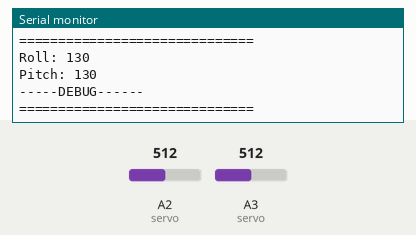
Simulated run of this sketch. Board: Arduino Uno, built with avr-gcc and run on an emulated ATmega328P. Shown: the last lines printed to the serial monitor. Inputs (shaded band) come from the test bench; at power-on: A2 (servo) = 512, A3 (servo) = 512. No radio packets arrive unless stated.

Above: at 1.2 s.
1.3 s: A2 (servo) set to 622
4.3 s: A2 (servo) set to 647
At 5.0 s:
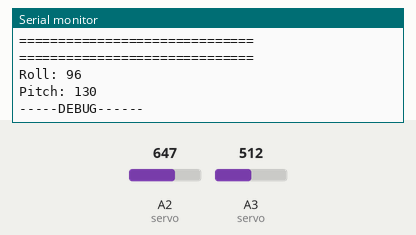
7.3 s: A3 (servo) set to 621
At 8.4 s:
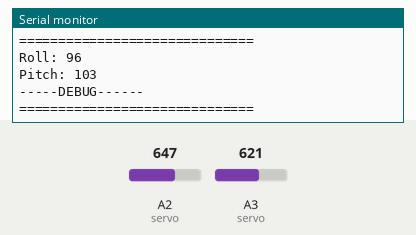
10.3 s: A3 (servo) set to 642
At 11.4 s:
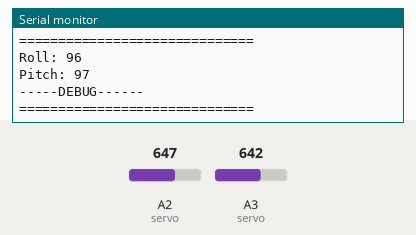
Timing chart, 0 to 12.8 s (numbered marks = the images above; inputs shaded):
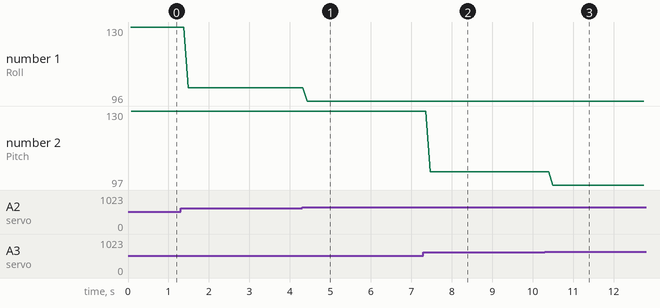

Measured:
- the behaviour switches between 633 and 634 on A2 (servo) (found by bisection; images 0 and 1)
- after the input at 4.3 s, the serial monitor: prints a new line after 0.13 s (image 1)
- after the input at 7.3 s, the serial monitor: prints a new line after 0.17 s (image 2)
- after the input at 10.3 s, the serial monitor: prints a new line after 0.20 s (image 3)
- plotted number 1: 130 → 102 after the input at 1.3 s, 102 → 96 after the input at 4.3 s
- plotted number 2: 130 → 103 after the input at 7.3 s, 103 → 97 after the input at 10.3 s

The sketch:

test_sender.ino
```cpp
// This is the sender code of the test to check remote servo control

#include <SPI.h>
#include <nRF24L01.h>
#include <RF24.h>
#include <printf.h>

const uint64_t pipeOut = 0xE9E8F0F0E1LL;   //IMPORTANT: The same as in the receiver 0xE9E8F0F0E1LL
RF24 radio(7, 8); // select CE,CSN pin

byte pitch;
byte roll;

struct Signal {
  byte pitch;
  byte roll;
} __attribute__((packed));

Signal data;

void ResetData()
{
  data.pitch = 127; // Center (Signal lost position)
  data.roll = 127; // Center (Signal lost position)
  }

void setup(){
  Serial.begin(9600);

  // Enable radio debug prints
  printf_begin();

  //Start everything up
  if(!radio.begin()) {
    Serial.println("Radio HW Not Working");
    while (1);
  }

  // Dump registers for debugging
  radio.printDetails();

  radio.openWritingPipe(pipeOut);
  radio.setPALevel(RF24_PA_LOW);
  radio.setDataRate(RF24_250KBPS);
  radio.setChannel(108);
  radio.setAutoAck(true);
  // Start the radio comunication for Transmitter
  radio.stopListening();

  // Debug arduino connection to radio chip
  Serial.print("Radio is connected? ");
  Serial.println(radio.isChipConnected() ? "Yes" : "No");


  ResetData();
}

// Joystick center and its borders
int mapJoystickValues(int val, int lower, int middle, int upper, bool reverse){
  val = constrain(val, lower, upper);

  if ( val < middle )
  val = map(val, lower, middle, 0, 128);

  else
  val = map(val, middle, upper, 128, 255);

  return ( reverse ? 255 - val : val );
}

void loop(){
  // Control Stick Calibration
  // Setting may be required for the correct values of the control levers.
  data.roll = mapJoystickValues( analogRead(A2), 12, 524, 1020, true );      // "true" or "false" for servo direction
  data.pitch = mapJoystickValues( analogRead(A3), 12, 524, 1020, true );     // "true" or "false" for servo direction

  if(radio.write(&data, sizeof(Signal))){
    Serial.println("==============================");
    Serial.print("Roll: ");
    Serial.println(data.roll);
    Serial.print("Pitch: ");
    Serial.println(data.pitch);
    Serial.println("-----DEBUG------");
    uint8_t flags;
    radio.printStatus(flags);
    Serial.println("==============================");
  } else {
    Serial.println("Transmission Failed");
  }

  delay(10);
}
```
